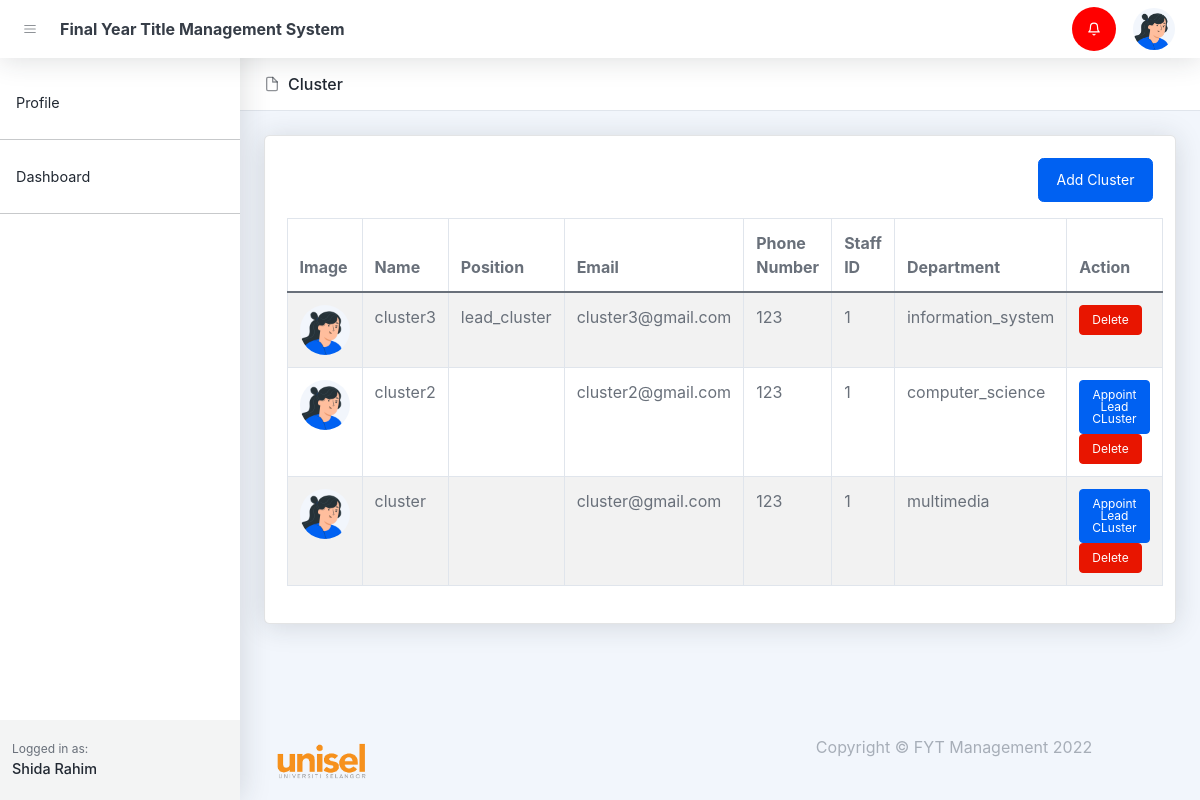
Before: /appoint-lead-cluster.php (signed in) with the older database file.
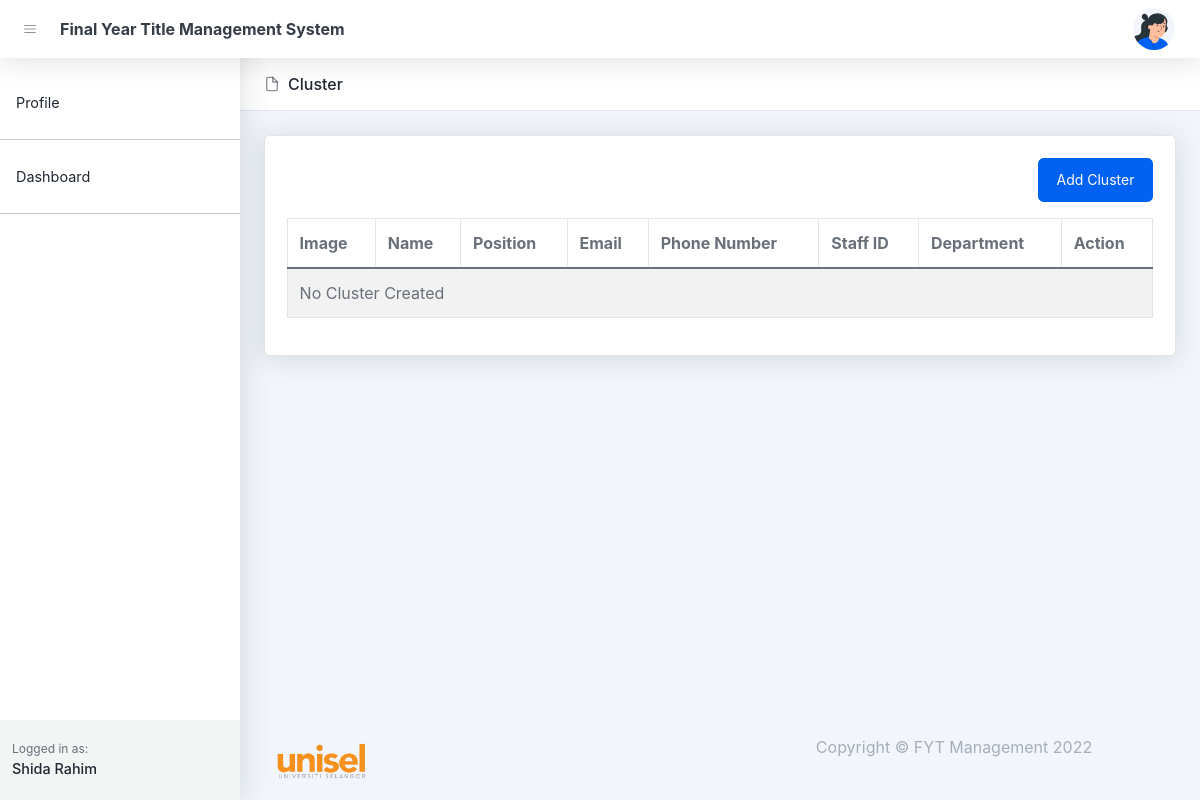
After: the same page with the newer database file.
### tables this page shows
CREATE TABLE `notifications` (
  `id` bigint(20) UNSIGNED NOT NULL,
  `user_id` text DEFAULT NULL,
  `notification` text DEFAULT NULL,
  `status` varchar(255) DEFAULT NULL,
  `created_at` timestamp NULL DEFAULT NULL,
  `updated_at` timestamp NULL DEFAULT NULL
);

CREATE TABLE `users` (
  `id` bigint(20) UNSIGNED NOT NULL,
  `name` varchar(255) NOT NULL,
  `email` varchar(255) DEFAULT NULL,
  `handphone` varchar(255) DEFAULT NULL,
  `roles` varchar(255) DEFAULT NULL,
  `password` varchar(255) DEFAULT NULL,
  `image` text DEFAULT NULL,
  `created_at` timestamp NULL DEFAULT NULL,
  `updated_at` timestamp NULL DEFAULT NULL
);

CREATE TABLE `staffs` (
  `id` bigint(20) UNSIGNED NOT NULL,
  `user_id` bigint(20) NOT NULL,
  `roles` varchar(255) DEFAULT NULL,
  `staff_id` varchar(255) DEFAULT NULL,
  `department` varchar(255) DEFAULT NULL,
  `fypcoordinator_status` varchar(255) DEFAULT NULL,
  `cluster_status` varchar(255) DEFAULT NULL,
  `status` varchar(255) DEFAULT NULL,
  `created_at` timestamp NULL DEFAULT NULL,
  `updated_at` timestamp NULL DEFAULT NULL,
  `cluster_id` varchar(255) DEFAULT NULL
);

### controllers/notifications.php (called while the page is built, shortened)
<?php
    $conn = setDbConnection();
    function getNotifications(){
        global $conn;
        $sql = "select notifications.*, users.name from notifications
        left join users on users.id = notifications.user_id
        where notifications.user_id = '".$_SESSION['id']."'
        order by id desc";
        $result = $conn->query($sql);
        if ($result->num_rows > 0) {
            while ($row = $result->fetch_assoc()) {
                $proposals[] = $row;
            }
            return  $proposals;
        }
    }
?>

### appoint-lead-cluster.php (the view, shortened to what this page needs)
<!DOCTYPE html>
<html lang="en">
    <head>
       <?php include('layout_admin/header.php')?>
    </head>
    <body class="nav-fixed">
        <?php include('layout_admin/navbar.php')?>
        <div id="layoutSidenav">
            <div id="layoutSidenav_nav">
                <?php include('layout_admin/sidenav.php')?>
            </div>
            <div id="layoutSidenav_content">
                <main>
                    <header class="page-header page-header-compact page-header-light border-bottom bg-white mb-4">
                        <div class="container-xl px-4">
                            <div class="page-header-content">
                                <div class="row align-items-center justify-content-between pt-3">
                                    <div class="col-auto mb-3">
                                        <h1 class="page-header-title">
                                            <div class="page-header-icon"><i data-feather="file"></i></div>
                                            Cluster
                                        </h1>
                                    </div>
                                </div>
                            </div>
                        </div>
                    </header>
                    <?php
                        $conn = setDbConnection();
                        $clusters = null;
                        $query = "select users.* , staffs.id as cluster_id, staffs.staff_id, staffs.department, staffs.cluster_status from users
                        left join staffs on staffs.user_id = users.id
                        where staffs.roles = 'cluster' order by users.id desc";
                        $result = $conn->query($query);
                        if ($result->num_rows > 0) {
                            while ($row = $result->fetch_assoc()) {
                                $clusters[] = $row;
                            }
                        }
                    ?>
                    <div class="container-xl px-4">
                        <div class="card mb-4">
                            <div class="card-body">
                                <div class="d-flex justify-content-end align-items-center mb-3">
                                    <a href="/fyp/register-cluster.php" class="btn btn-primary">Add Cluster</a>
                                </div>
                                <table class="table table-bordered table-striped table-hover">
                                    <thead>
                                        <tr>
                                            <th>Image</th>
                                            <th>Name</th>
                                            <th>Position</th>
                                            <th>Email</th>
                                            <th>Phone Number</th>
                                            <th>Staff ID</th>
                                            <th>Department</th>
                                            <th>Action</th>
                                        </tr>
                                    </thead>
                                    <tbody>
                                        <?php
                                            if( $clusters != NULL){
                                                foreach ($clusters as $key => $value) {
                                                    $image = null;
                                                    $appointLeadBtn = null;
                                                    if(isset($value['image'])){
                                                        $image = '<img class="user-img" src="/fyp/assets/profile/'.$value['images'].'">';
                                                    }else{
                                                        $image = '<img class="user-img" src="/fyp/assets/img/illustrations/profiles/profile-1.png">';
                                                    }
                                                    if($value['cluster_status'] != 'lead_cluster'){
                                                        $appointLeadBtn  = '<button class="btn btn-primary btn-sm" type=submit name=apoint-lead-cluster>Appoint Lead CLuster</button>';
                                                    }
                                                    echo '
                                                    <tr>
                                                        <td>'.$image.'</td>
                                                        <td>'.$value['name'].'</td>
                                                        <td>'.$value['cluster_status'].'</td>
                                                        <td>'.$value['email'].'</td>
                                                        <td>'.$value['handphone'].'</td>
                                                        <td>'.$value['staff_id'].'</td>
                                                        <td>'.$value['department'].'</td>
                                                        <td class="">
                                                            <form action="/fyp/controllers/appoint-lead-cluster.php" method="post">
                                                                <input type=hidden value='.$value['cluster_id'].' name=cluster_id>
                                                                <div class="">
                                                                    '.$appointLeadBtn.'
                                                                    <a class="btn btn-danger btn-sm" href="controllers/hod/delete-cluster.php?cluster_id='.$value['id'].'">Delete</a>
                                                                </div>
                                                            </form
                                                        </td>
                                                    </tr>';
                                                }
                                            }else{
                                                echo '<tr><td colspan=8>No Cluster Created</td></tr>';
                                            }
                                        ?>
                                    </tbody>
                                </table>
                            </div>
                        </div>
                    </div>
                </main>
                <?php include('layout_admin/footer.php')?>
            </div>
        </div>
    </body>
</html>

### layout_admin/header.php (shortened to what this page needs)
<link href="https://cdn.jsdelivr.net/npm/simple-datatables@latest/dist/style.css" rel="stylesheet" />
<link href="https://cdn.jsdelivr.net/npm/litepicker/dist/css/litepicker.css" rel="stylesheet" />
<link href="css/styles.css" rel="stylesheet" />

### layout_admin/navbar.php (shortened to what this page needs)
<nav class="topnav navbar navbar-expand shadow justify-content-between justify-content-sm-start navbar-light bg-white" id="sidenavAccordion">
    <button class="btn btn-icon btn-transparent-dark order-1 order-lg-0 me-2 ms-lg-2 me-lg-0" id="sidebarToggle"><i data-feather="menu"></i></button>
    <a class="navbar-brand pe-3 ps-4 ps-lg-2" >Final Year Title Management System</a>
    <ul class="navbar-nav align-items-center ms-auto">
        <?php
            include_once('controllers/notifications.php');
            $notifications = getNotifications();
            if(isset($notifications)){
                echo '
                    <li class="nav-item dropdown no-caret d-none d-sm-block me-3 dropdown-notifications">
                    <a class="btn btn-icon btn-transparent-dark dropdown-toggle" id="navbarDropdownAlerts" ';
                    $status = false;
                  foreach ($notifications as $key => $value) {
                    if($value['status'] == 'new'){$status = true;};
                  }
                  var_dump($status);
                  if($status){
                    echo 'style="background:red"';
                  }
                echo ' href="javascript:void(0);" role="button" data-bs-toggle="dropdown" aria-haspopup="true" aria-expanded="true">
                    <svg xmlns="http://www.w3.org/2000/svg" ';
                if($status){
                    echo 'style="color:white"';
                }
                echo'width="24" height="24" viewBox="0 0 24 24" fill="none" stroke="currentColor" stroke-width="2" stroke-linecap="round" stroke-linejoin="round" class="feather feather-bell"><path d="M18 8A6 6 0 0 0 6 8c0 7-3 9-3 9h18s-3-2-3-9"></path><path d="M13.73 21a2 2 0 0 1-3.46 0"></path></svg></a>
                    <div class="dropdown-menu dropdown-menu-end border-0 shadow animated--fade-in-up" aria-labelledby="navbarDropdownAlerts" data-bs-popper="none">
                        <h6 class="dropdown-header dropdown-notifications-header">
                            <svg xmlns="http://www.w3.org/2000/svg" width="24" height="24" viewBox="0 0 24 24" fill="none" stroke="currentColor" stroke-width="2" stroke-linecap="round" stroke-linejoin="round" class="feather feather-bell me-2"><path d="M18 8A6 6 0 0 0 6 8c0 7-3 9-3 9h18s-3-2-3-9"></path><path d="M13.73 21a2 2 0 0 1-3.46 0"></path></svg>
                            Notifications Center
                        </h6>';
                echo '
                </div>
                </li>';
            }
        ?>
        <li class="nav-item dropdown no-caret dropdown-user me-3 me-lg-4">
            <a class="btn btn-icon btn-transparent-dark dropdown-toggle" id="navbarDropdownUserImage" href="javascript:void(0);" role="button" data-bs-toggle="dropdown" aria-haspopup="true" aria-expanded="false"><img class="img-fluid" src="
            <?php
                if(isset($_SESSION['image'])){
                    echo '/fyp/assets/profile/'.$_SESSION['image'];
                }else{
                    echo '/fyp/assets/img/illustrations/profiles/profile-1.png';
                }
            ?>" /></a>
        </li>
    </ul>
</nav>

### layout_admin/sidenav.php (shortened to what this page needs)
<nav class="sidenav shadow-right sidenav-light">
    <div class="sidenav-menu">
        <div class="nav accordion" id="accordionSidenav">
            <?php
            $dahboard = 'Dashboard';
                echo '
                    <a class="nav-link mt-4" href="/fyp/profiles.php">
                        Profile
                    </a>
                    <hr>
                ';
                if($_SESSION['roles'] != 'student'){
                    echo'
                    <div class="">
                        <a class="nav-link" href="/fyp/dashboard.php">'.$dahboard.'</a>
                    </div>
                    <hr>
                    ';
                }
            ?>
        </div>
    </div>
    <div class="sidenav-footer">
        <div class="sidenav-footer-content">
            <div class="sidenav-footer-subtitle">Logged in as:</div>
            <div class="sidenav-footer-title"><?php echo $_SESSION['name'] ?></div>
        </div>
    </div>
</nav>

### layout_admin/footer.php
<footer class="footer-admin mt-auto footer-light">
    <div class="container-xl px-4">
        <div class="row">
            <div class="col-md-6" >
                <img src="/fyp/assets/img/download-removebg-preview.png" alt="" style="height:50px;">
            </div>
            <div class="col-md-6">
                <div class="d-flex justify-content-center h-100">
                    Copyright &copy; FYT Management 2022
                </div>
            </div>
        </div>
    </div>
</footer>

### appoint-lead-cluster.php (style rules this page uses)
.user-img { width: 50px; height: 50px; border-radius: 50%; }

Changed rows visible on the page:
removed users: name "cluster3", staffs.cluster_status "lead_cluster", email "cluster3@gmail.com", handphone "123", staffs.staff_id "1", staffs.department "information_system"
removed users: name "cluster2", email "cluster2@gmail.com", handphone "123", staffs.staff_id "1", staffs.department "computer_science", shows "Appoint Lead CLuster"
removed users: name "cluster", email "cluster@gmail.com", handphone "123", staffs.staff_id "1", staffs.department "multimedia", shows "Appoint Lead CLuster"
Other visible differences:
text now shown: "No Cluster Created"
